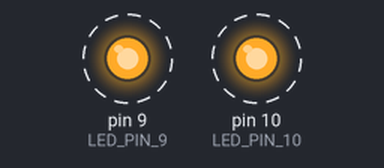
A sketch run on a simulated Arduino Uno, built with avr-gcc and run on an emulated ATmega328P. Parts: output pins drawn as LEDs (lit = HIGH). Dashed ring = blinking.

Above: at 0.2 s.
Timing chart, 0 to 3.0 s (numbered marks = the images above):
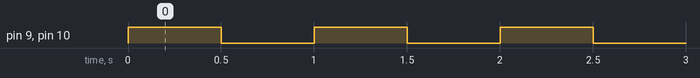

The sketch:

p59.ino
```cpp
#define LED_PIN_10 10
#define LED_PIN_9 9

void setup() {
  // put your setup code here, to run once:
  pinMode(LED_PIN_10, OUTPUT);
  pinMode(LED_PIN_9, OUTPUT);
}

void loop() {
  // put your main code here, to run repeatedly:
  // pin10LEDを点灯
  digitalWrite(LED_PIN_10, HIGH);
  // pin9LEDを点灯
  digitalWrite(LED_PIN_9, HIGH);
  delay(500);

  // 消灯
  digitalWrite(LED_PIN_10, LOW);
  digitalWrite(LED_PIN_9, LOW);
  delay(500);
}
```

Measured:
- by itself, pin 9 (LED_PIN_9), pin 10 (LED_PIN_10): alternates HIGH for 0.50 s and LOW for 0.50 s
